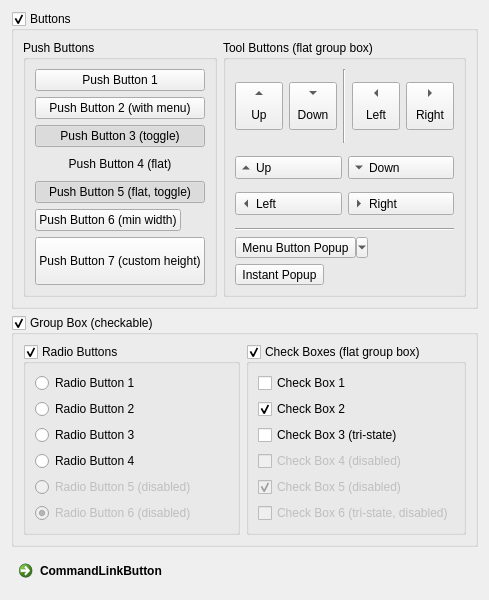
      <widget class="QWidget" name="tab">
       <attribute name="title">
        <string>Buttons</string>
       </attribute>
       <layout class="QVBoxLayout" name="verticalLayout_4">
        <item>
         <widget class="QGroupBox" name="groupBox">
          <property name="title">
           <string>Buttons</string>
          </property>
          <property name="flat">
           <bool>false</bool>
          </property>
          <property name="checkable">
           <bool>true</bool>
          </property>
          <property name="checked">
           <bool>true</bool>
          </property>
          <layout class="QHBoxLayout" name="horizontalLayout_3">
           <item>
            <widget class="QGroupBox" name="groupBox_3">
             <property name="title">
              <string>Push Buttons</string>
             </property>
             <layout class="QVBoxLayout" name="verticalLayout_6">
              <item>
               <widget class="QPushButton" name="pushButton_1">
                <property name="text">
                 <string>Push Button 1</string>
                </property>
               </widget>
              </item>
              <item>
               <widget class="QPushButton" name="pushButton_2">
                <property name="enabled">
                 <bool>true</bool>
                </property>
                <property name="contextMenuPolicy">
                 <enum>Qt::ActionsContextMenu</enum>
                </property>
                <property name="layoutDirection">
                 <enum>Qt::LeftToRight</enum>
                </property>
                <property name="autoFillBackground">
                 <bool>false</bool>
                </property>
                <property name="text">
                 <string>Push Button 2 (with menu)</string>
                </property>
                <property name="checkable">
                 <bool>false</bool>
                </property>
                <property name="flat">
                 <bool>false</bool>
                </property>
               </widget>
              </item>
              <item>
               <widget class="QPushButton" name="pushButton_3">
                <property name="text">
                 <string>Push Button 3 (toggle)</string>
                </property>
                <property name="checkable">
                 <bool>true</bool>
                </property>
                <property name="checked">
                 <bool>true</bool>
                </property>
               </widget>
              </item>
              <item>
               <widget class="QPushButton" name="pushButton_4">
                <property name="text">
                 <string>Push Button 4 (flat)</string>
                </property>
                <property name="checkable">
                 <bool>false</bool>
                </property>
                <property name="flat">
                 <bool>true</bool>
                </property>
               </widget>
              </item>
              <item>
               <widget class="QPushButton" name="pushButton_6">
                <property name="text">
                 <string>Push Button 5 (flat, toggle)</string>
                </property>
                <property name="checkable">
                 <bool>true</bool>
                </property>
                <property name="checked">
                 <bool>true</bool>
                </property>
                <property name="flat">
                 <bool>true</bool>
                </property>
               </widget>
              </item>
              <item>
               <widget class="QPushButton" name="pushButton">
                <property name="sizePolicy">
                 <sizepolicy hsizetype="Maximum" vsizetype="Fixed">
                  <horstretch>0</horstretch>
                  <verstretch>0</verstretch>
                 </sizepolicy>
                </property>
                <property name="text">
                 <string>Push Button 6 (min width)</string>
                </property>
               </widget>
              </item>
              <item>
               <widget class="QPushButton" name="pushButton_5">
                <property name="sizePolicy">
                 <sizepolicy hsizetype="Maximum" vsizetype="Fixed">
                  <horstretch>0</horstretch>
                  <verstretch>0</verstretch>
                 </sizepolicy>
                </property>
                <property name="minimumSize">
                 <size>
                  <width>0</width>
                  <height>48</height>
                 </size>
                </property>
                <property name="text">
                 <string>Push Button 7 (custom height)</string>
                </property>
               </widget>
              </item>
             </layout>
            </widget>
           </item>
           <item>
            <widget class="QGroupBox" name="groupBox_4">
             <property name="title">
              <string>Tool Buttons (flat group box)</string>
             </property>
             <property name="flat">
              <bool>true</bool>
             </property>
             <layout class="QVBoxLayout" name="verticalLayout_11">
              <item>
               <widget class="QFrame" name="frame_3">
                <property name="frameShape">
                 <enum>QFrame::NoFrame</enum>
                </property>
                <property name="frameShadow">
                 <enum>QFrame::Raised</enum>
                </property>
                <layout class="QHBoxLayout" name="horizontalLayout_6">
                 <property name="leftMargin">
                  <number>0</number>
                 </property>
                 <property name="topMargin">
                  <number>0</number>
                 </property>
                 <property name="rightMargin">
                  <number>0</number>
                 </property>
                 <property name="bottomMargin">
                  <number>0</number>
                 </property>
                 <item>
                  <widget class="QToolButton" name="toolButton_2">
                   <property name="minimumSize">
                    <size>
                     <width>48</width>
                     <height>48</height>
                    </size>
                   </property>
                   <property name="maximumSize">
                    <size>
                     <width>48</width>
                     <height>48</height>
                    </size>
                   </property>
                   <property name="text">
                    <string>Up</string>
                   </property>
                   <property name="toolButtonStyle">
                    <enum>Qt::ToolButtonTextUnderIcon</enum>
                   </property>
                   <property name="arrowType">
                    <enum>Qt::UpArrow</enum>
                   </property>
                  </widget>
                 </item>
                 <item>
                  <widget class="QToolButton" name="toolButton_3">
                   <property name="minimumSize">
                    <size>
                     <width>48</width>
                     <height>48</height>
                    </size>
                   </property>
                   <property name="maximumSize">
                    <size>
                     <width>48</width>
                     <height>48</height>
                    </size>
                   </property>
                   <property name="text">
                    <string>Down</string>
                   </property>
                   <property name="toolButtonStyle">
                    <enum>Qt::ToolButtonTextUnderIcon</enum>
                   </property>
                   <property name="arrowType">
                    <enum>Qt::DownArrow</enum>
                   </property>
                  </widget>
                 </item>
                 <item>
                  <widget class="Line" name="line_2">
                   <property name="orientation">
                    <enum>Qt::Vertical</enum>
                   </property>
                  </widget>
                 </item>
                 <item>
                  <widget class="QToolButton" name="toolButton_4">
                   <property name="minimumSize">
                    <size>
                     <width>48</width>
                     <height>48</height>
                    </size>
                   </property>
                   <property name="maximumSize">
                    <size>
                     <width>48</width>
                     <height>48</height>
                    </size>
                   </property>
                   <property name="text">
                    <string>Left</string>
                   </property>
                   <property name="toolButtonStyle">
                    <enum>Qt::ToolButtonTextUnderIcon</enum>
                   </property>
                   <property name="arrowType">
                    <enum>Qt::LeftArrow</enum>
                   </property>
                  </widget>
                 </item>
                 <item>
                  <widget class="QToolButton" name="toolButton_5">
                   <property name="minimumSize">
                    <size>
                     <width>48</width>
                     <height>48</height>
                    </size>
                   </property>
                   <property name="maximumSize">
                    <size>
                     <width>48</width>
                     <height>48</height>
                    </size>
                   </property>
                   <property name="text">
                    <string>Right</string>
                   </property>
                   <property name="toolButtonStyle">
                    <enum>Qt::ToolButtonTextUnderIcon</enum>
                   </property>
                   <property name="arrowType">
                    <enum>Qt::RightArrow</enum>
                   </property>
                  </widget>
                 </item>
                </layout>
               </widget>
              </item>
              <item>
               <widget class="QFrame" name="frame_4">
                <property name="frameShape">
                 <enum>QFrame::NoFrame</enum>
                </property>
                <property name="frameShadow">
                 <enum>QFrame::Raised</enum>
                </property>
                <layout class="QGridLayout" name="gridLayout">
                 <property name="leftMargin">
                  <number>0</number>
                 </property>
                 <property name="topMargin">
                  <number>0</number>
                 </property>
                 <property name="rightMargin">
                  <number>0</number>
                 </property>
                 <property name="bottomMargin">
                  <number>0</number>
                 </property>
                 <item row="0" column="0">
                  <widget class="QToolButton" name="toolButton_6">
                   <property name="sizePolicy">
                    <sizepolicy hsizetype="Expanding" vsizetype="Fixed">
                     <horstretch>0</horstretch>
                     <verstretch>0</verstretch>
                    </sizepolicy>
                   </property>
                   <property name="text">
                    <string>Up</string>
                   </property>
                   <property name="checkable">
                    <bool>true</bool>
                   </property>
                   <property name="toolButtonStyle">
                    <enum>Qt::ToolButtonTextBesideIcon</enum>
                   </property>
                   <property name="arrowType">
                    <enum>Qt::UpArrow</enum>
                   </property>
                  </widget>
                 </item>
                 <item row="0" column="1">
                  <widget class="QToolButton" name="toolButton_7">
                   <property name="sizePolicy">
                    <sizepolicy hsizetype="Expanding" vsizetype="Fixed">
                     <horstretch>0</horstretch>
                     <verstretch>0</verstretch>
                    </sizepolicy>
                   </property>
                   <property name="text">
                    <string>Down</string>
                   </property>
                   <property name="checkable">
                    <bool>true</bool>
                   </property>
                   <property name="toolButtonStyle">
                    <enum>Qt::ToolButtonTextBesideIcon</enum>
                   </property>
                   <property name="arrowType">
                    <enum>Qt::DownArrow</enum>
                   </property>
                  </widget>
                 </item>
                 <item row="1" column="0">
                  <widget class="QToolButton" name="toolButton_8">
                   <property name="sizePolicy">
                    <sizepolicy hsizetype="Expanding" vsizetype="Fixed">
                     <horstretch>0</horstretch>
                     <verstretch>0</verstretch>
                    </sizepolicy>
                   </property>
                   <property name="text">
                    <string>Left</string>
                   </property>
                   <property name="checkable">
                    <bool>true</bool>
                   </property>
                   <property name="toolButtonStyle">
                    <enum>Qt::ToolButtonTextBesideIcon</enum>
                   </property>
                   <property name="arrowType">
                    <enum>Qt::LeftArrow</enum>
                   </property>
                  </widget>
                 </item>
                 <item row="1" column="1">
                  <widget class="QToolButton" name="toolButton_9">
                   <property name="sizePolicy">
                    <sizepolicy hsizetype="Expanding" vsizetype="Fixed">
                     <horstretch>0</horstretch>
                     <verstretch>0</verstretch>
                    </sizepolicy>
                   </property>
                   <property name="text">
                    <string>Right</string>
                   </property>
                   <property name="checkable">
                    <bool>true</bool>
                   </property>
                   <property name="toolButtonStyle">
                    <enum>Qt::ToolButtonTextBesideIcon</enum>
                   </property>
                   <property name="arrowType">
                    <enum>Qt::RightArrow</enum>
                   </property>
                  </widget>
                 </item>
                </layout>
               </widget>
              </item>
              <item>
               <widget class="Line" name="line">
                <property name="orientation">
                 <enum>Qt::Horizontal</enum>
                </property>
               </widget>
              </item>
              <item>
               <widget class="QToolButton" name="toolButton_1">
                <property name="text">
                 <string>Menu Button Popup</string>
                </property>
                <property name="checkable">
                 <bool>false</bool>
                </property>
                <property name="checked">
                 <bool>false</bool>
                </property>
                <property name="autoRepeat">
                 <bool>false</bool>
                </property>
                <property name="autoExclusive">
                 <bool>false</bool>
                </property>
                <property name="popupMode">
                 <enum>QToolButton::MenuButtonPopup</enum>
                </property>
                <property name="toolButtonStyle">
                 <enum>Qt::ToolButtonIconOnly</enum>
                </property>
                <property name="autoRaise">
                 <bool>false</bool>
                </property>
                <property name="arrowType">
                 <enum>Qt::NoArrow</enum>
                </property>
               </widget>
              </item>
              <item>
               <widget class="QToolButton" name="toolButton">
                <property name="text">
                 <string>Instant Popup</string>
                </property>
                <property name="checkable">
                 <bool>false</bool>
                </property>
                <property name="popupMode">
                 <enum>QToolButton::InstantPopup</enum>
                </property>
               </widget>
              </item>
             </layout>
            </widget>
           </item>
          </layout>
         </widget>
        </item>
        <item>
         <widget class="QGroupBox" name="groupBox_2">
          <property name="title">
           <string>Group Box (checkable)</string>
          </property>
          <property name="checkable">
           <bool>true</bool>
          </property>
          <layout class="QHBoxLayout" name="horizontalLayout">
           <item>
            <widget class="QGroupBox" name="groupBox_radioButtons">
             <property name="toolTip">
              <string/>
             </property>
             <property name="title">
              <string>Radio Buttons</string>
             </property>
             <property name="flat">
              <bool>false</bool>
             </property>
             <property name="checkable">
              <bool>true</bool>
             </property>
             <layout class="QVBoxLayout" name="verticalLayout_3">
              <item>
               <widget class="QRadioButton" name="radioButton_1">
                <property name="text">
                 <string>Radio Button 1</string>
                </property>
                <property name="checked">
                 <bool>false</bool>
                </property>
               </widget>
              </item>
              <item>
               <widget class="QRadioButton" name="radioButton_2">
                <property name="text">
                 <string>Radio Button 2</string>
                </property>
               </widget>
              </item>
              <item>
               <widget class="QRadioButton" name="radioButton_3">
                <property name="text">
                 <string>Radio Button 3</string>
                </property>
               </widget>
              </item>
              <item>
               <widget class="QRadioButton" name="radioButton_4">
                <property name="text">
                 <string>Radio Button 4</string>
                </property>
               </widget>
              </item>
              <item>
               <widget class="QRadioButton" name="radioButton_5">
                <property name="enabled">
                 <bool>false</bool>
                </property>
                <property name="text">
                 <string>Radio Button 5 (disabled)</string>
                </property>
               </widget>
              </item>
              <item>
               <widget class="QRadioButton" name="radioButton_6">
                <property name="enabled">
                 <bool>false</bool>
                </property>
                <property name="text">
                 <string>Radio Button 6 (disabled)</string>
                </property>
                <property name="checked">
                 <bool>true</bool>
                </property>
               </widget>
              </item>
             </layout>
            </widget>
           </item>
           <item>
            <widget class="QGroupBox" name="groupBox_checkBoxes">
             <property name="title">
              <string>Check Boxes (flat group box)</string>
             </property>
             <property name="flat">
              <bool>true</bool>
             </property>
             <property name="checkable">
              <bool>true</bool>
             </property>
             <layout class="QVBoxLayout" name="verticalLayout_5">
              <item>
               <widget class="QCheckBox" name="checkBox_1">
                <property name="text">
                 <string>Check Box 1</string>
                </property>
               </widget>
              </item>
              <item>
               <widget class="QCheckBox" name="checkBox_2">
                <property name="text">
                 <string>Check Box 2</string>
                </property>
                <property name="checked">
                 <bool>true</bool>
                </property>
               </widget>
              </item>
              <item>
               <widget class="QCheckBox" name="checkBox_3">
                <property name="text">
                 <string>Check Box 3 (tri-state)</string>
                </property>
                <property name="checked">
                 <bool>false</bool>
                </property>
                <property name="tristate">
                 <bool>true</bool>
                </property>
               </widget>
              </item>
              <item>
               <widget class="QCheckBox" name="checkBox_4">
                <property name="enabled">
                 <bool>false</bool>
                </property>
                <property name="styleSheet">
                 <string notr="true"/>
                </property>
                <property name="text">
                 <string>Check Box 4 (disabled)</string>
                </property>
               </widget>
              </item>
              <item>
               <widget class="QCheckBox" name="checkBox_5">
                <property name="enabled">
                 <bool>false</bool>
                </property>
                <property name="text">
                 <string>Check Box 5 (disabled)</string>
                </property>
                <property name="checked">
                 <bool>true</bool>
                </property>
               </widget>
              </item>
              <item>
               <widget class="QCheckBox" name="checkBox_6">
                <property name="enabled">
                 <bool>false</bool>
                </property>
                <property name="text">
                 <string>Check Box 6 (tri-state, disabled)</string>
                </property>
               </widget>
              </item>
             </layout>
            </widget>
           </item>
          </layout>
         </widget>
        </item>
        <item>
         <widget class="QCommandLinkButton" name="commandLinkButton">
          <property name="sizePolicy">
           <sizepolicy hsizetype="Preferred" vsizetype="Maximum">
            <horstretch>0</horstretch>
            <verstretch>0</verstretch>
           </sizepolicy>
          </property>
          <property name="cursor">
           <cursorShape>PointingHandCursor</cursorShape>
          </property>
          <property name="text">
           <string>CommandLinkButton</string>
          </property>
         </widget>
        </item>
       </layout>
      </widget>
